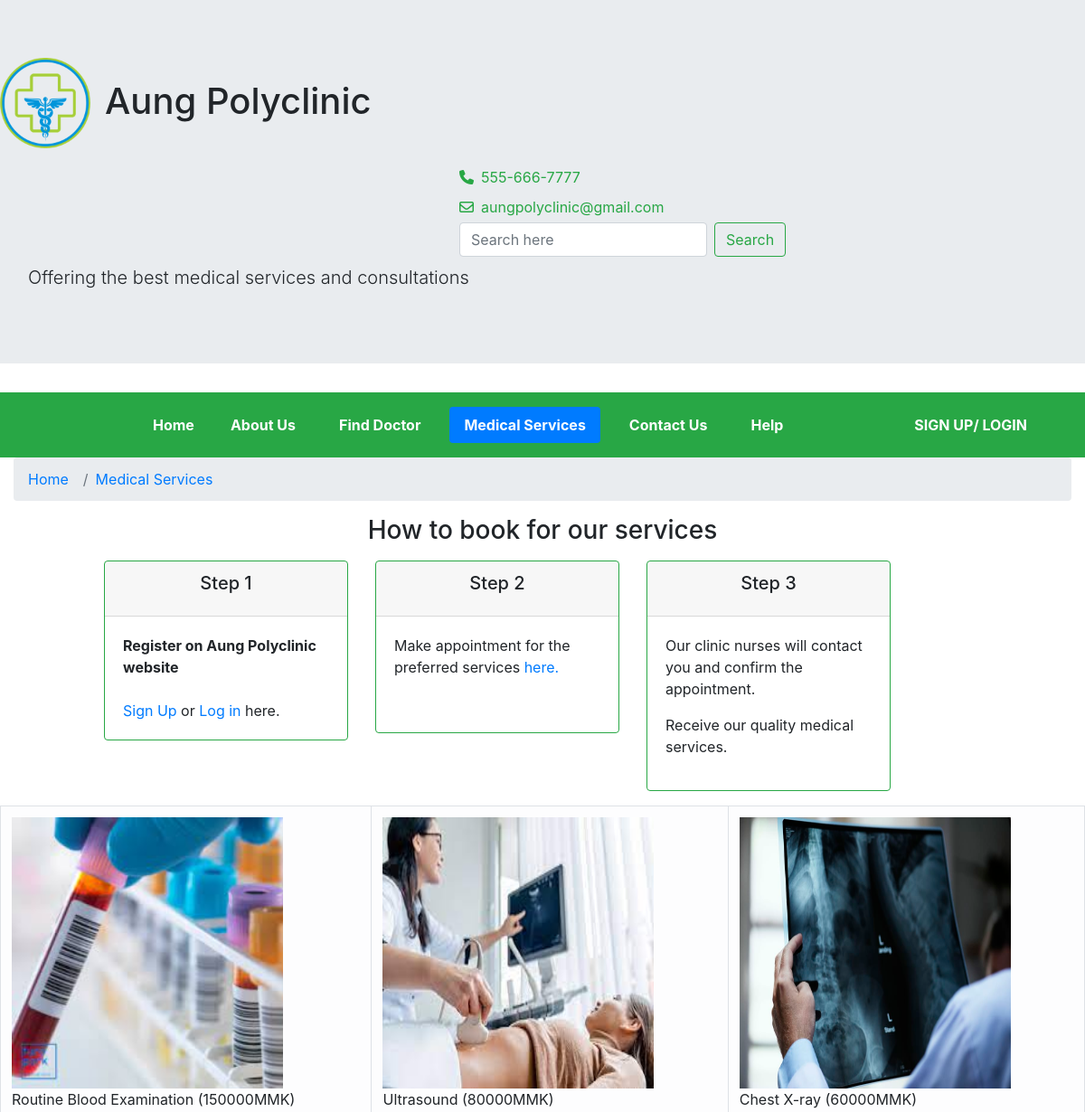
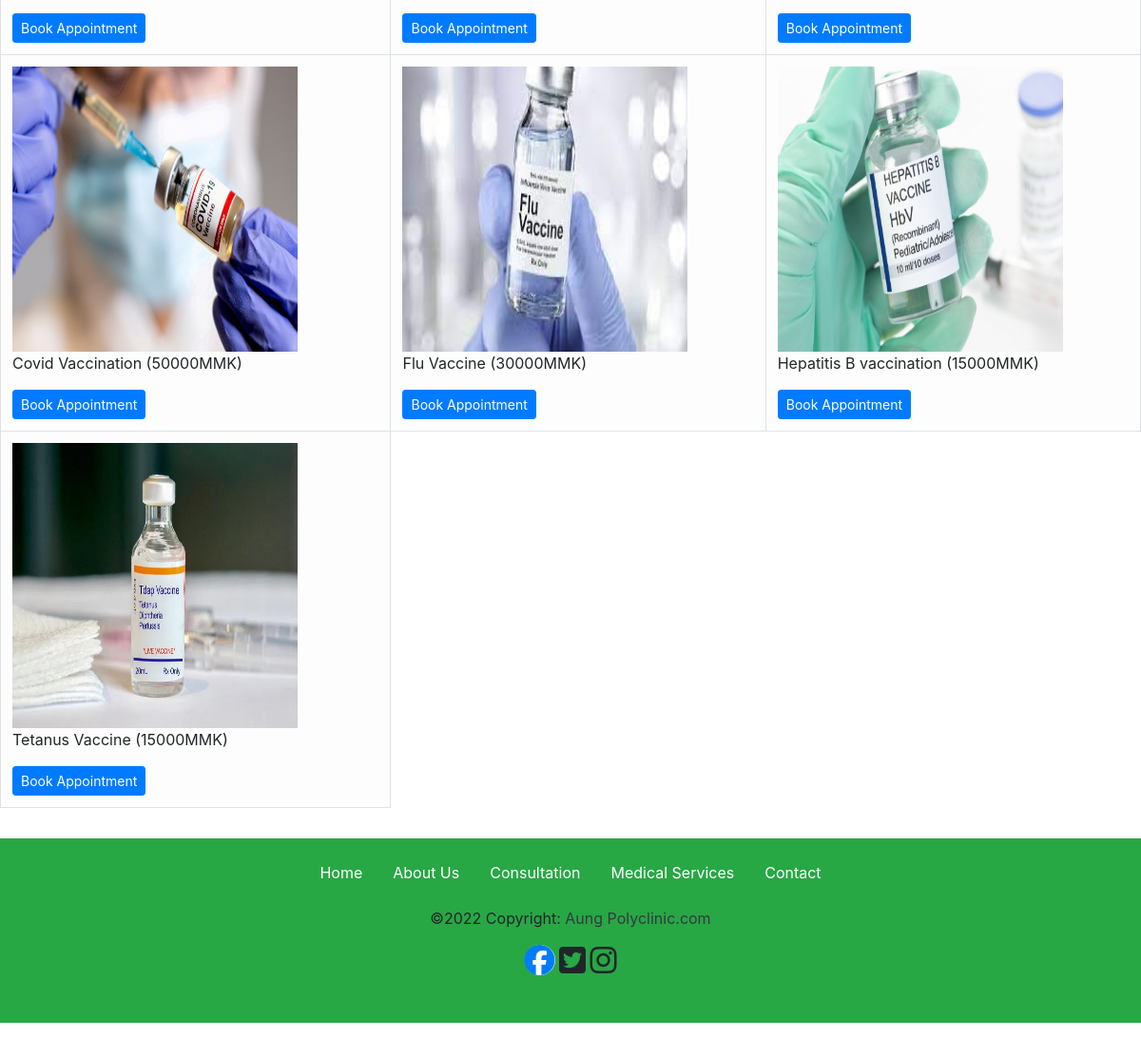
Page /Patient/MedicalServiceDisplay.php on the committed database (2 pictures, top to bottom).
### tables this page shows
CREATE TABLE `MedicalServices` (
  `ServiceID` varchar(10) NOT NULL,
  `ServiceName` varchar(50) NOT NULL,
  `ServiceImage` varchar(100) NOT NULL,
  `Components` varchar(200) NOT NULL,
  `Description` varchar(250) NOT NULL,
  `Cost` int(11) NOT NULL
);

### Patient/MedicalServiceDisplay.php (the view, shortened to what this page needs)
<?php
$page='MedicalService';
include('header.php');
include ('Connect.php');
?>
<!DOCTYPE html>
<html lang="en">
<head>
    <link rel="stylesheet" href="https://cdn.jsdelivr.net/npm/bootstrap@4.6.2/dist/css/bootstrap.min.css">
</head>
<body>
<div class="container-fluid">
<nav aria-label="breadcrumb">
<ol class="breadcrumb">
    <li class="breadcrumb-item"><a href="Home.php">Home</a></li>
    <li class="breadcrumb-item"><a href="MedicalServiceDisplay.php">Medical Services</a></li>
</ol>
</nav>
<h3 class="card-title my-sm-3 text-center">How to book for our services</h3>
    <div class="row my-3">
        <div class="col-sm-3 offset-sm-1">
            <div class="card border border-success">
                <div class="card-header">
                    <div class="card-title text-center"><h5>Step 1</h5></div>
                </div>
                <div class="card-body">
                    <b>Register on Aung Polyclinic website</b>
                    <br><br>
                    <a href="Patient_Registration.php">Sign Up</a> or
                    <a href="Patient_login.php">Log in</a> here.
                </div>
            </div>
        </div>
        <div class="col-sm-3">
            <div class="card border border-success">
                <div class="card-header">
                    <div class="card-title text-center"> <h5>Step 2</h5></div>
                </div>
                <div class="card-body">
                   <p>Make appointment for the preferred services <a href="MedicalServiceShopping.php">here.</a></p>
                   <br>
                </div>
            </div>
        </div>
        <div class="col-sm-3">
            <div class="card border border-success">
                <div class="card-header">
                    <div class="card-title text-center"><h5>Step 3</h5></div>
                </div>
                <div class="card-body">
                    <p>Our clinic nurses will contact you and confirm the appointment.</p>
                    <p>Receive our quality medical services.</p>
                </div>
            </div>
        </div>
    </div>
</div>
<div class="table-responsive">
<table class="table table-bordered ">
<?php
$docQuery= "SELECT * From MedicalServices";
$docRet=mysqli_query($connect,$docQuery);
$docCount=mysqli_num_rows($docRet);
for($i=0; $i < $docCount; $i+=3)
{
    $docQuery2="SELECT * From MedicalServices LIMIT $i,3";
    $docRet2=mysqli_query($connect,$docQuery2);
    $docCount2=mysqli_num_rows($docRet2);
    echo "<tr>";
    for($x=0; $x <$docCount2; $x++)
    {
        $row= mysqli_fetch_array($docRet2);
        $serviceID=$row['ServiceID'];
        $servicePic=$row['ServiceImage'];
        $serviceName=$row['ServiceName'];
        $serviceCost= $row['Cost'];
        ?>
         <td class="table-light">
             <img src="<?php  echo $servicePic ?>" width="300px" height="300px"/>
             <p><?php echo $serviceName . '  '  . '('. $serviceCost . 'MMK)' ;?></p>
             <?php echo "<a class='btn btn-primary btn-sm' href='MedicalServiceShopping.php?ServiceID=$serviceID'>Book Appointment</a>" ?>
         </td>
        <?php
    }
    echo "</tr>";
}
?>
</table>
</div>
<?php
include('footer.php');
?>
</body>
</html>

### Patient/header.php (shortened to what this page needs)
<!DOCTYPE html>
<html lang="en">
<head>
    <link rel="stylesheet" href="https://cdn.jsdelivr.net/npm/bootstrap@4.0.0/dist/css/bootstrap.min.css">
    <link rel="stylesheet" href="Style.css">
</head>
<body>
<div class="jumbotron jumbotron-fluid">
  <div class="container-fluid">
    <div class="row">
    <img src="../Images/clinic_logo.png"  width="100" height="100">
    <h1 class="mt-4 px-3">Aung Polyclinic</h1>
    <div class="offset-md-5 mt-3">
    <a href=“#” class="text-success"><i class="fa-solid fa-phone px-2 py-2"></i>555-666-7777</a>
    <div class="col w-100"></div>
    <a href="#" class="text-success"><i class="fa-regular fa-envelope px-2 py-2"></i>aungpolyclinic@gmail.com</a>
    <div class="col w-100"></div>
    <form class="form-inline my-2 my-lg-0 px-2" action="Search.php" method="POST" enctype="multipart/form-data">
      <input class="form-control mr-sm-2" type="text" name="txtSearch" placeholder="Search here">
      <input class="btn btn-outline-success my-2 my-sm-0" type="submit" name="btnSearch" value="Search" />
    </form>
    </div>
    </div>
    <p class="lead mt-2 pl-3">Offering the best medical services and consultations</p>
  </div>
</div>
<nav class="navbar navbar-expand-lg navbar-dark bg-success px-5 mt-0">
  <div class="collapse navbar-collapse" id="navbarSupportedContent">
    <ul class="nav nav-pills nav-fill mx-auto justify-content-center  ">
      <li class="nav-item active px-2">
        <a class="nav-link header font-weight-bold text-white px-2 <?php if($page=='Home') {echo 'active';} ?>" href="Home.php">Home</span></a>
      </li>
      <li class="nav-item px-2">
        <a class="nav-link header font-weight-bold text-white <?php if($page=='AboutUs') {echo 'active';} ?>" href="AboutUs.php">About Us</a>
      </li>
      <li class="nav-item px-2">
        <a class="nav-link header font-weight-bold text-white <?php if($page=='Consultation') {echo 'active';} ?>" href="SpecialtyDisplay.php">Find Doctor</a>
      </li>
      <li class="nav-item px-2">
        <a class="nav-link header font-weight-bold text-white <?php if($page=='MedicalService') {echo 'active';} ?>" href="MedicalServiceDisplay.php">Medical Services</a>
      </li>
      <li class="nav-item px-2">
        <a class="nav-link header font-weight-bold text-white <?php if($page=='Contact') {echo 'active';} ?>" href="ContactUs.php">Contact Us</a>
      </li>
      <li class="nav-item px-2">
        <a class="nav-link header font-weight-bold text-white <?php if($page=='Help') {echo 'active';} ?>" href="Help.php">Help</a>
      </li>
    </ul>
    <div class="text-muted fw-bold text-uppercase ms-auto">
          <?php
          if(!isset($_SESSION['PatientID']))
          {
            echo "<span class='navbar-text'>";
            echo "<a class='nav-link ms-auto font-weight-bold' href='Patient_login.php'>Sign Up/ Login</a>";
            echo "</span>";
          }
          else {
            echo "<a class='nav-link ms-auto font-weight-bold text-white' href='PatientDashboard.php'><i class='fa-solid fa-user'></i>Profile</a>";
          }
          ?>
              </div>
  </div>
</nav>
</body>
</html>

### Patient/footer.php (shortened to what this page needs)
<!DOCTYPE html>
<html lang="en">
<head>
    <link rel="stylesheet" href="https://maxcdn.bootstrapcdn.com/bootstrap/4.0.0-alpha.6/css/bootstrap.min.css">
</head>
<body>
        <div class="container-fluid bg-success py-3 my-3">
          <ul class="nav justify-content-center">
            <li class="nav-item active">
              <a class="nav-link text-white" href="Home.php">Home<span class="sr-only">(current)</span></a>
            </li>
            <li class="nav-item">
              <a class="nav-link text-white" href="AboutUs.php">About Us</a>
            </li>
            <li class="nav-item">
              <a class="nav-link text-white" href="DoctorDisplay.php">Consultation</a>
            </li>
            <li class="nav-item">
              <a class="nav-link text-white" href="MedicalServiceDisplay.php">Medical Services</a>
            </li>
            <li class="nav-item">
              <a class="nav-link text-white" href="Contact.php">Contact</a>
            </li>
          </ul>
      <footer class="page-footer font-small blue">
      <div class="footer-copyright text-center py-3">©2022 Copyright:
          <a href="#" class="text-dark">Aung Polyclinic.com</a>
          <div class="py-3">
          <i class="fa-brands fa-2x fa-facebook bg-white text-primary rounded-circle"></i>
          <i class="fa fa-2x fa-twitter-square"></i>
          <i class="fa fa-2x fa-instagram"></i>
          </div>
      </div>
       </footer>
       </div>
</body>
</html>

### rows in the picture
medicalservices: ServiceImage (picture), ServiceName "Routine Blood Examination", Cost "150000"
medicalservices: ServiceImage (picture), ServiceName "Ultrasound", Cost "80000"
medicalservices: ServiceImage (picture), ServiceName "Chest X-ray", Cost "60000"
medicalservices: ServiceImage (picture), ServiceName "Covid Vaccination", Cost "50000"
medicalservices: ServiceImage (picture), ServiceName "Flu Vaccine", Cost "30000"
medicalservices: ServiceImage (picture), ServiceName "Hepatitis B vaccination", Cost "15000"
medicalservices: ServiceImage (picture), ServiceName "Tetanus Vaccine", Cost "15000"
